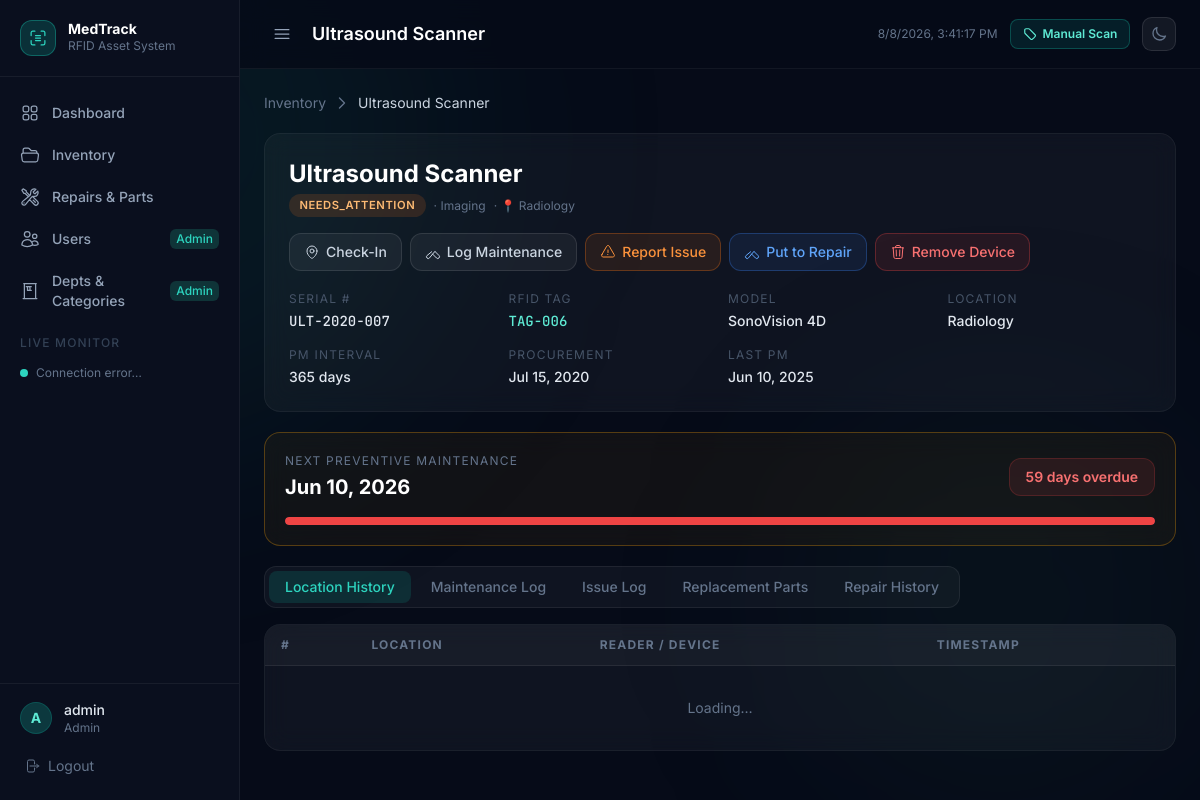
The app's page /device.php?id=6 (signed in) with its own data.
### tables this page shows
CREATE TABLE IF NOT EXISTS equipment (
  equipment_id        INT AUTO_INCREMENT PRIMARY KEY,
  rfid_tag_id         VARCHAR(100) UNIQUE,
  name                VARCHAR(200) NOT NULL,
  serial_number       VARCHAR(100),
  model               VARCHAR(150),
  description         TEXT NULL,
  category            VARCHAR(200) DEFAULT 'Other',
  status              ENUM('OPERATIONAL','PM_DUE','IN_REPAIR','NEEDS_ATTENTION','DECOMMISSIONED') DEFAULT 'OPERATIONAL',
  current_location    VARCHAR(200),
  pm_interval_days    INT DEFAULT 90,
  last_maintenance_date DATE,
  next_pm_date        DATE,
  procurement_date    DATE,
  notes               TEXT,
  created_at          TIMESTAMP DEFAULT CURRENT_TIMESTAMP,
  updated_at          TIMESTAMP DEFAULT CURRENT_TIMESTAMP ON UPDATE CURRENT_TIMESTAMP
);

### includes/auth.php (called while the page is built, shortened)
<?php
function currentUser(): array {
    return [
        'user_id'  => $_SESSION['user_id']  ?? null,
        'username' => $_SESSION['username'] ?? 'Guest',
        'role'     => $_SESSION['role']     ?? 'engineer',
    ];
}
function isAdmin(): bool {
    return ($_SESSION['role'] ?? '') === 'admin';
}
function canDelete(): bool {
    return isAdmin();
}

### device.php (the view, shortened to what this page needs)
<?php
require_once __DIR__ . '/includes/auth.php';
$db  = getDB();
$id  = intval($_GET['id'] ?? 0);
$stmt = $db->prepare('SELECT * FROM equipment WHERE equipment_id = ?');
$stmt->execute([$id]);
$eq = $stmt->fetch();
$today    = new DateTime();
$nextPmDt = $eq['next_pm_date'] ? new DateTime($eq['next_pm_date']) : null;
$daysTopm = $nextPmDt ? $today->diff($nextPmDt)->days * ($nextPmDt > $today ? 1 : -1) : null;
$pageTitle = htmlspecialchars($eq['name']);
include __DIR__ . '/includes/header.php';
function statusBadge(string $s): string {
    $map = ['OPERATIONAL'=>'badge-operational','PM_DUE'=>'badge-pm-due',
            'IN_REPAIR'=>'badge-in-repair','NEEDS_ATTENTION'=>'badge-needs-attention','DECOMMISSIONED'=>'badge-decommissioned'];
    return '<span class="badge '.($map[$s]??'badge-decommissioned').'">'.$s.'</span>';
}
?>
<div class="flex items-center gap-2 text-sm text-slate-500 mb-5">
  <a href="/inventory.php" class="hover:text-teal-400 transition-colors">Inventory</a>
  <svg class="w-4 h-4" fill="none" viewBox="0 0 24 24" stroke="currentColor" stroke-width="2"><path stroke-linecap="round" stroke-linejoin="round" d="m8.25 4.5 7.5 7.5-7.5 7.5"/></svg>
  <span class="text-slate-300"><?= htmlspecialchars($eq['name']) ?></span>
</div>
<div class="glass rounded-2xl p-6 border border-white/5 mb-5">
  <div class="flex flex-wrap items-start justify-between gap-4 mb-5">
    <div>
      <h2 class="text-2xl font-bold text-white mb-1"><?= htmlspecialchars($eq['name']) ?></h2>
      <div class="flex items-center gap-2 flex-wrap">
        <?= statusBadge($eq['status']) ?>
        <span class="text-xs text-slate-500">· <?= htmlspecialchars($eq['category']) ?></span>
        <?php if ($eq['current_location']): ?>
        <span class="text-xs text-slate-500">· 📍 <?= htmlspecialchars($eq['current_location']) ?></span>
        <?php endif; ?>
      </div>
    </div>
    <div class="flex gap-2 flex-wrap items-center">
      <button onclick="openCheckinModal()" class="px-3.5 py-2 rounded-xl text-sm font-medium bg-white/5 hover:bg-white/10 border border-white/10 text-slate-300 transition-colors flex items-center gap-1.5">
        Check-In
      </button>
      <button onclick="openMaintenanceModal()" class="px-3.5 py-2 rounded-xl text-sm font-medium bg-white/5 hover:bg-white/10 border border-white/10 text-slate-300 transition-colors flex items-center gap-1.5">
        Log Maintenance
      </button>
      <button onclick="openReportIssueModal()" class="px-3.5 py-2 rounded-xl text-sm font-medium border border-orange-500/30 text-orange-400 bg-orange-500/10 hover:bg-orange-500/20 transition-colors flex items-center gap-1.5">
        Report Issue
      </button>
      <?php if ($eq['status'] !== 'IN_REPAIR'): ?>
      <button onclick="openPutToRepairModal(EQ_ID, '<?= addslashes($eq['name']) ?>', '<?= addslashes($eq['serial_number'] ?? '') ?>', '<?= addslashes($eq['current_location'] ?? '') ?>')" class="px-3.5 py-2 rounded-xl text-sm font-medium border border-blue-500/30 text-blue-400 bg-blue-500/10 hover:bg-blue-500/20 transition-colors flex items-center gap-1.5">
        Put to Repair
      </button>
      <?php endif; ?>
      <?php if (canDelete()): ?>
      <button onclick="removeCurrentDevice()" class="px-3.5 py-2 rounded-xl text-sm font-medium border border-red-500/30 text-red-400 bg-red-500/10 hover:bg-red-500/20 transition-colors flex items-center gap-1.5">
        Remove Device
      </button>
      <?php endif; ?>
    </div>
  </div>
  <div class="grid grid-cols-2 md:grid-cols-4 gap-4">
    <?php
    $fields = [
      ['Serial #',       $eq['serial_number']   ?? '—', 'font-mono'],
      ['RFID Tag',       $eq['rfid_tag_id']      ?? '—', 'font-mono text-teal-300'],
      ['Model',          $eq['model']            ?? '—', ''],
      ['Location',       $eq['current_location'] ?? '—', ''],
      ['PM Interval',    ($eq['pm_interval_days'] ?? '—') . ' days', ''],
      ['Procurement',    $eq['procurement_date']  ? date('M d, Y', strtotime($eq['procurement_date'])) : '—', ''],
      ['Last PM',        $eq['last_maintenance_date'] ? date('M d, Y', strtotime($eq['last_maintenance_date'])) : '—', ''],
    ];
    foreach ($fields as [$lbl, $val, $cls]):
    ?>
    <div>
      <p class="text-xs text-slate-600 uppercase tracking-widest mb-1"><?= $lbl ?></p>
      <p class="text-sm font-medium text-slate-200 <?= $cls ?>"><?= htmlspecialchars($val) ?></p>
    </div>
    <?php endforeach; ?>
  </div>
</div>
<?php if ($nextPmDt): ?>
<div class="glass rounded-2xl p-5 border mb-5 <?= $daysTopm !== null && $daysTopm <= 7 ? 'border-amber-500/30 bg-amber-500/5' : 'border-white/5' ?>">
  <div class="flex flex-wrap items-center justify-between gap-4">
    <div>
      <p class="text-xs text-slate-500 uppercase tracking-widest mb-1">Next Preventive Maintenance</p>
      <p class="text-xl font-bold text-white"><?= $nextPmDt->format('M d, Y') ?></p>
    </div>
    <?php if ($daysTopm !== null):
      $dLabel = $daysTopm < 0 ? abs($daysTopm) . ' days overdue' : ($daysTopm === 0 ? 'Due Today' : $daysTopm . ' days remaining');
      $dClass = $daysTopm < 0 ? 'text-red-400 bg-red-500/10 border-red-500/20' : ($daysTopm <= 7 ? 'text-amber-400 bg-amber-500/10 border-amber-500/20' : 'text-teal-400 bg-teal-500/10 border-teal-500/20');
    ?>
    <div class="px-4 py-2 rounded-xl border <?= $dClass ?> font-semibold text-sm"><?= $dLabel ?></div>
    <?php endif; ?>
  </div>
  <?php if ($daysTopm !== null): ?>
  <div class="mt-4 h-2 bg-slate-800 rounded-full overflow-hidden">
    <?php
    $total = $eq['pm_interval_days'] ?: 90;
    $done  = max(0, $total - max(0, $daysTopm));
    $pct   = min(100, round($done / $total * 100));
    $bar   = $daysTopm < 0 ? 'bg-red-500' : ($daysTopm <= 7 ? 'bg-amber-500' : 'bg-teal-500');
    ?>
    <div class="h-full <?= $bar ?> rounded-full transition-all" style="width:<?= $pct ?>%"></div>
  </div>
  <?php endif; ?>
</div>
<?php endif; ?>
<div class="flex gap-1 mb-4 p-1 rounded-xl" style="background:rgba(255,255,255,0.04); border:1px solid rgba(255,255,255,0.07); width:fit-content">
  <?php foreach (['location'=>'Location History','maintenance'=>'Maintenance Log','issues'=>'Issue Log','parts'=>'Replacement Parts','repairs'=>'Repair History'] as $tab=>$label): ?>
  <button id="tab-<?= $tab ?>" onclick="switchTab('<?= $tab ?>')"
    class="px-4 py-1.5 rounded-lg text-sm font-medium transition-all duration-150 tab-btn">
    <?= $label ?>
  </button>
  <?php endforeach; ?>
</div>
<div id="panel-location" class="glass rounded-2xl border border-white/5 overflow-hidden">
  <div class="overflow-x-auto">
    <table class="w-full text-sm">
      <thead><tr style="background:rgba(255,255,255,0.03);border-bottom:1px solid rgba(255,255,255,0.07)">
        <th class="text-left px-4 py-3 text-xs text-slate-500 uppercase tracking-widest">#</th>
        <th class="text-left px-4 py-3 text-xs text-slate-500 uppercase tracking-widest">Location</th>
        <th class="text-left px-4 py-3 text-xs text-slate-500 uppercase tracking-widest">Reader / Device</th>
        <th class="text-left px-4 py-3 text-xs text-slate-500 uppercase tracking-widest">Timestamp</th>
      </tr></thead>
      <tbody id="locationBody"><tr><td colspan="4" class="text-center py-8 text-slate-500">Loading…</td></tr></tbody>
    </table>
  </div>
</div>
<?php include __DIR__ . '/includes/footer.php'; ?>

### includes/header.php (shortened to what this page needs)
<?php
require_once __DIR__ . '/auth.php';
$user = currentUser();
$page = basename($_SERVER['PHP_SELF'], '.php');
function isActive(string $p): string {
    global $page;
    return $page === $p ? 'bg-teal-600/20 text-teal-300 border-r-2 border-teal-500' : 'text-slate-400 hover:text-slate-200 hover:bg-slate-800/60';
}
?>
<!DOCTYPE html>
<html lang="en">
<head>
  <script src="https://cdn.tailwindcss.com"></script>
</head>
<body class="min-h-screen flex">
<div class="fixed inset-0 overflow-hidden pointer-events-none z-0">
  <div class="absolute bottom-0 right-0 w-[400px] h-[400px] rounded-full bg-teal-900/10 blur-[100px]"></div>
</div>
<aside id="appSidebar" class="fixed top-0 left-0 h-full w-60 flex flex-col z-20"
       style="background:#0a0f1e; border-right:1px solid rgba(255,255,255,0.06);">
  <div class="px-5 py-5 border-b sidebar-logo-box" style="border-color:rgba(255,255,255,0.06)">
    <div class="flex items-center gap-3">
      <div class="w-9 h-9 rounded-xl bg-teal-600/25 border border-teal-500/40 flex items-center justify-center flex-shrink-0">
      </div>
      <div class="sidebar-label">
        <p class="font-bold text-white text-sm leading-none">MedTrack</p>
        <p class="text-xs text-slate-500 mt-0.5">RFID Asset System</p>
      </div>
    </div>
  </div>
  <nav class="flex-1 py-4 px-2 space-y-0.5 overflow-y-auto">
    <a href="/dashboard.php" title="Dashboard"
       class="flex items-center gap-3 px-3 py-2.5 rounded-xl text-sm font-medium transition-all duration-150 <?= isActive('dashboard') ?>">
      <span class="sidebar-label">Dashboard</span>
    </a>
    <a href="/inventory.php" title="Inventory"
       class="flex items-center gap-3 px-3 py-2.5 rounded-xl text-sm font-medium transition-all duration-150 <?= isActive('inventory') ?>">
      <span class="sidebar-label">Inventory</span>
    </a>
    <a href="/repairs.php" title="Repairs & Parts"
       class="flex items-center gap-3 px-3 py-2.5 rounded-xl text-sm font-medium transition-all duration-150 <?= isActive('repairs') ?>">
      <span class="sidebar-label">Repairs & Parts</span>
    </a>
    <?php if (isAdmin()): ?>
    <a href="/admin/users.php" title="Users"
       class="flex items-center gap-3 px-3 py-2.5 rounded-xl text-sm font-medium transition-all duration-150 <?= isActive('users') ?>">
      <span class="sidebar-label flex items-center justify-between w-full">
        Users
        <span class="ml-auto text-xs bg-teal-900/60 text-teal-400 px-1.5 py-0.5 rounded-md">Admin</span>
      </span>
    </a>
    <a href="/admin/departments.php" title="Departments & Categories"
       class="flex items-center gap-3 px-3 py-2.5 rounded-xl text-sm font-medium transition-all duration-150 <?= isActive('departments') ?>">
      <svg class="w-5 h-5 flex-shrink-0" fill="none" viewBox="0 0 24 24" stroke="currentColor" stroke-width="1.5">
        <path stroke-linecap="round" stroke-linejoin="round" d="M3.75 21h16.5M4.5 3h15M5.25 3v18m13.5-18v18M9 6.75h1.5s1.5 0 1.5 1.5v1.5c0 1.5-1.5 1.5-1.5 1.5H9m0-4.5H7.5m1.5 0v4.5m0-4.5h4.5m-4.5 4.5h4.5"/>
      </svg>
      <span class="sidebar-label flex items-center justify-between w-full">
        Depts & Categories
        <span class="ml-auto text-xs bg-teal-900/60 text-teal-400 px-1.5 py-0.5 rounded-md">Admin</span>
      </span>
    </a>
    <?php endif; ?>
    <div class="pt-3 pb-1 px-3 sidebar-label">
      <p class="text-xs text-slate-700 uppercase tracking-widest font-medium">Live Monitor</p>
    </div>
    <div class="flex items-center gap-2 px-3 py-2" title="Live status polling">
      <span class="live-dot w-2 h-2 rounded-full bg-teal-400 flex-shrink-0"></span>
      <span class="text-xs text-slate-500 sidebar-label" id="sidebarPollStatus">Polling…</span>
    </div>
  </nav>
  <div class="px-3 py-4 border-t" style="border-color:rgba(255,255,255,0.06)">
    <div class="flex items-center gap-3 mb-3 px-2 sidebar-user-box">
      <div class="w-8 h-8 rounded-full bg-teal-700/40 border border-teal-600/30 flex items-center justify-center flex-shrink-0 text-teal-300 font-bold text-sm" title="<?= htmlspecialchars($user['username']) ?>">
        <?= strtoupper(substr($user['username'], 0, 1)) ?>
      </div>
      <div class="min-w-0 sidebar-label">
        <p class="text-sm font-medium text-slate-200 truncate"><?= htmlspecialchars($user['username']) ?></p>
        <p class="text-xs text-slate-500 capitalize"><?= htmlspecialchars($user['role']) ?></p>
      </div>
    </div>
    <a href="/logout.php" title="Logout"
       class="flex items-center gap-2 px-3 py-2 rounded-xl text-sm text-slate-500 hover:text-red-400 hover:bg-red-500/10 transition-all duration-150">
      <svg class="w-4 h-4 flex-shrink-0" fill="none" viewBox="0 0 24 24" stroke="currentColor" stroke-width="1.5">
        <path stroke-linecap="round" stroke-linejoin="round" d="M15.75 9V5.25A2.25 2.25 0 0 0 13.5 3h-6a2.25 2.25 0 0 0-2.25 2.25v13.5A2.25 2.25 0 0 0 7.5 21h6a2.25 2.25 0 0 0 2.25-2.25V15m3 0 3-3m0 0-3-3m3 3H9"/>
      </svg>
      <span class="sidebar-label">Logout</span>
    </a>
  </div>
</aside>
<div id="mainWrapper" class="flex-1 ml-60 min-h-screen relative z-10">
  <header class="sticky top-0 z-10 flex items-center justify-between px-6 py-4"
          style="background:rgba(6,11,24,0.85); backdrop-filter:blur(12px); border-bottom:1px solid rgba(255,255,255,0.05);">
    <div class="flex items-center gap-3">
      <button onclick="toggleSidebar()" class="p-2 rounded-xl text-slate-400 hover:text-white hover:bg-white/5 transition-colors" title="Toggle sidebar">
        <svg class="w-5 h-5" fill="none" viewBox="0 0 24 24" stroke="currentColor" stroke-width="1.5">
          <path stroke-linecap="round" stroke-linejoin="round" d="M3.75 6.75h16.5M3.75 12h16.5m-16.5 5.25h16.5"/>
        </svg>
      </button>
      <h2 class="text-lg font-semibold text-white"><?= htmlspecialchars($pageTitle ?? 'Dashboard') ?></h2>
    </div>
    <div class="flex items-center gap-3">
      <span class="text-xs text-slate-500" id="topbarTime"></span>
      <button onclick="openManualScanModal()" class="flex items-center gap-1.5 px-3 py-1.5 rounded-lg text-xs font-semibold bg-teal-600/15 hover:bg-teal-600/25 text-teal-300 border border-teal-500/30 transition-colors" title="Manually look up a machine by tag ID or serial number">
        Manual Scan
      </button>
      <button id="themeToggle" onclick="toggleTheme()" title="Toggle light/dark theme">
      </button>
    </div>
  </header>
  <main class="p-6">

### includes/header.php (style rules this page uses)
body { font-family:'Inter',sans-serif; background:#060B18; color:#e2e8f0; }
.glass { background: rgba(255,255,255,0.04); backdrop-filter: blur(12px); -webkit-backdrop-filter: blur(12px); border: 1px solid rgba(255,255,255,0.07); }
.live-dot { animation: livePulse 1.4s ease-in-out infinite; }
.badge { display:inline-flex; align-items:center; gap:0.35rem; padding:0.2rem 0.65rem; border-radius:9999px; font-size:0.7rem; font-weight:600; letter-spacing:0.05em; text-transform:uppercase; white-space:nowrap; }
.badge-needs-attention { background:rgba(249,115,22,0.15); color:#fdba74; }
#themeToggle { width:2.1rem; height:2.1rem; border-radius:0.6rem; background:rgba(255,255,255,0.06); border:1px solid rgba(255,255,255,0.1); cursor:pointer; display:flex; align-items:center; justify-content:center; transition:all 0.2s; color:#64748b; flex-shrink:0; }
#appSidebar { transition: width 0.3s cubic-bezier(0.16, 1, 0.3, 1); }
#mainWrapper { transition: margin-left 0.3s cubic-bezier(0.16, 1, 0.3, 1); }

### records on screen
equipment: name "Ultrasound Scanner", status "NEEDS_ATTENTION", category "Imaging", current_location "Radiology", next_pm_date "Jun 10, 2026"

### other values on screen
substr($user['username'], 0, 1) "A"
$user['username'] "admin"
$user['role'] "Admin"
$lbl "SERIAL #"
$val "ULT-2020-007"
$lbl "RFID TAG"
$val "TAG-006"
$lbl "MODEL"
$val "SonoVision 4D"
$lbl "LOCATION"
$val "Radiology"
$lbl "PM INTERVAL"
$val "365 days"
$lbl "PROCUREMENT"
$val "Jul 15, 2020"
